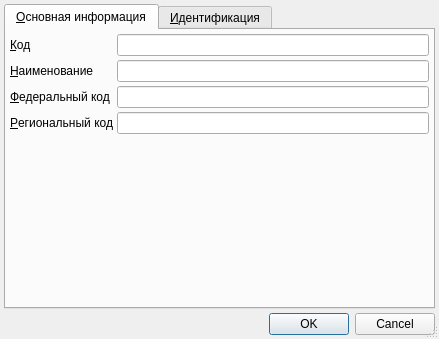
<?xml version="1.0" encoding="UTF-8"?>
<ui version="4.0">
 <class>ItemEditorDialog</class>
 <widget class="QDialog" name="ItemEditorDialog">
  <property name="geometry">
   <rect>
    <x>0</x>
    <y>0</y>
    <width>439</width>
    <height>339</height>
   </rect>
  </property>
  <property name="windowTitle">
   <string>ChangeMe!</string>
  </property>
  <property name="sizeGripEnabled">
   <bool>true</bool>
  </property>
  <layout class="QGridLayout" name="gridLayout_3">
   <property name="margin">
    <number>4</number>
   </property>
   <property name="spacing">
    <number>4</number>
   </property>
   <item row="0" column="0">
    <widget class="QTabWidget" name="tabWidget">
     <property name="currentIndex">
      <number>0</number>
     </property>
     <widget class="QWidget" name="tabMain">
      <attribute name="title">
       <string>&amp;Основная информация</string>
      </attribute>
      <layout class="QGridLayout" name="gridLayout_2">
       <property name="margin">
        <number>4</number>
       </property>
       <property name="spacing">
        <number>4</number>
       </property>
       <item row="0" column="0">
        <widget class="QLabel" name="lblCode">
         <property name="sizePolicy">
          <sizepolicy hsizetype="Maximum" vsizetype="Preferred">
           <horstretch>0</horstretch>
           <verstretch>0</verstretch>
          </sizepolicy>
         </property>
         <property name="text">
          <string>&amp;Код</string>
         </property>
         <property name="buddy">
          <cstring>edtCode</cstring>
         </property>
        </widget>
       </item>
       <item row="0" column="1">
        <widget class="QLineEdit" name="edtCode"/>
       </item>
       <item row="1" column="0">
        <widget class="QLabel" name="lblName">
         <property name="sizePolicy">
          <sizepolicy hsizetype="Maximum" vsizetype="Preferred">
           <horstretch>0</horstretch>
           <verstretch>0</verstretch>
          </sizepolicy>
         </property>
         <property name="text">
          <string>&amp;Наименование</string>
         </property>
         <property name="buddy">
          <cstring>edtName</cstring>
         </property>
        </widget>
       </item>
       <item row="1" column="1">
        <widget class="QLineEdit" name="edtName"/>
       </item>
       <item row="2" column="0">
        <widget class="QLabel" name="lblFederalCode">
         <property name="sizePolicy">
          <sizepolicy hsizetype="Maximum" vsizetype="Preferred">
           <horstretch>0</horstretch>
           <verstretch>0</verstretch>
          </sizepolicy>
         </property>
         <property name="text">
          <string>&amp;Федеральный код</string>
         </property>
         <property name="buddy">
          <cstring>edtFederalCode</cstring>
         </property>
        </widget>
       </item>
       <item row="2" column="1">
        <widget class="QLineEdit" name="edtFederalCode"/>
       </item>
       <item row="3" column="0">
        <widget class="QLabel" name="lblRegionalCode">
         <property name="sizePolicy">
          <sizepolicy hsizetype="Maximum" vsizetype="Preferred">
           <horstretch>0</horstretch>
           <verstretch>0</verstretch>
          </sizepolicy>
         </property>
         <property name="text">
          <string>&amp;Региональный код</string>
         </property>
         <property name="buddy">
          <cstring>edtRegionalCode</cstring>
         </property>
        </widget>
       </item>
       <item row="3" column="1">
        <widget class="QLineEdit" name="edtRegionalCode"/>
       </item>
       <item row="4" column="0">
        <spacer name="verticalSpacer">
         <property name="orientation">
          <enum>Qt::Vertical</enum>
         </property>
         <property name="sizeHint" stdset="0">
          <size>
           <width>20</width>
           <height>156</height>
          </size>
         </property>
        </spacer>
       </item>
      </layout>
     </widget>
     <widget class="QWidget" name="tabIdentification">
      <attribute name="title">
       <string>&amp;Идентификация</string>
      </attribute>
      <layout class="QGridLayout" name="gridLayout">
       <property name="margin">
        <number>4</number>
       </property>
       <property name="spacing">
        <number>4</number>
       </property>
       <item row="0" column="0">
        <widget class="CInDocTableView" name="tblIdentification"/>
       </item>
      </layout>
     </widget>
    </widget>
   </item>
   <item row="1" column="0">
    <widget class="QDialogButtonBox" name="buttonBox">
     <property name="standardButtons">
      <set>QDialogButtonBox::Cancel|QDialogButtonBox::Ok</set>
     </property>
    </widget>
   </item>
  </layout>
 </widget>
 <customwidgets>
  <customwidget>
   <class>CInDocTableView</class>
   <extends>QTableView</extends>
   <header>library/InDocTable.h</header>
  </customwidget>
 </customwidgets>
 <tabstops>
  <tabstop>tabWidget</tabstop>
  <tabstop>edtCode</tabstop>
  <tabstop>edtName</tabstop>
  <tabstop>edtFederalCode</tabstop>
  <tabstop>edtRegionalCode</tabstop>
  <tabstop>tblIdentification</tabstop>
  <tabstop>buttonBox</tabstop>
 </tabstops>
 <resources/>
 <connections>
  <connection>
   <sender>buttonBox</sender>
   <signal>accepted()</signal>
   <receiver>ItemEditorDialog</receiver>
   <slot>accept()</slot>
   <hints>
    <hint type="sourcelabel">
     <x>142</x>
     <y>128</y>
    </hint>
    <hint type="destinationlabel">
     <x>142</x>
     <y>72</y>
    </hint>
   </hints>
  </connection>
  <connection>
   <sender>buttonBox</sender>
   <signal>rejected()</signal>
   <receiver>ItemEditorDialog</receiver>
   <slot>reject()</slot>
   <hints>
    <hint type="sourcelabel">
     <x>142</x>
     <y>128</y>
    </hint>
    <hint type="destinationlabel">
     <x>142</x>
     <y>72</y>
    </hint>
   </hints>
  </connection>
 </connections>
</ui>
